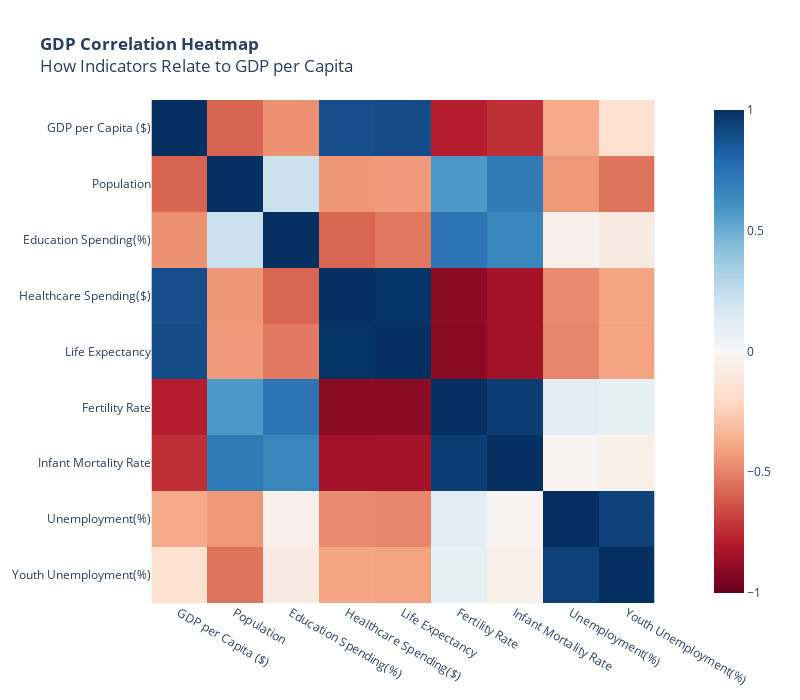

Here is the notebook cell this chart was saved with:
### Code cell
# Correlation Heatmap
filtered_df = df_clean.dropna(subset=reliable_columns)
filtered_df = filtered_df[(filtered_df[reliable_columns] > 0).all(axis=1)].copy()
corr_matrix = filtered_df[reliable_columns].corr()
heatmap = px.imshow(
    corr_matrix,
    x=corr_matrix.columns,
    y=corr_matrix.columns,
    color_continuous_scale='RdBu',
    zmin=-1,
    zmax=1,
    title="<b>GDP Correlation Heatmap</b><br>How Indicators Relate to GDP per Capita"
)
heatmap.update_layout(width=800, height=700)
heatmap.show()

### Figure 1 — Plotly figure (JSON) as saved in the notebook; plotly's stock layout.template omitted (floating-point values rounded to 4 significant figures)
{"data": [{"coloraxis": "coloraxis", "hovertemplate": "x: %{x}<br>y: %{y}<br>color: %{z}<extra></extra>", "name": "0", "type": "heatmap", "x": ["GDP per Capita ($)", "Population", "Education Spending(%)", "Healthcare Spending($)", "Life Expectancy", "Fertility Rate", "Infant Mortality Rate", "Unemployment(%)", "Youth Unemployment(%)"], "xaxis": "x", "y": ["GDP per Capita ($)", "Population", "Education Spending(%)", "Healthcare Spending($)", "Life Expectancy", "Fertility Rate", "Infant Mortality Rate", "Unemployment(%)", "Youth Unemployment(%)"], "yaxis": "y", "z": [[1.0, -0.5859, -0.4553, 0.8881, 0.8948, -0.7833, -0.7349, -0.3792, -0.1611], [-0.5859, 1.0, 0.2187, -0.4399, -0.4319, 0.5723, 0.709, -0.4376, -0.5422], [-0.4553, 0.2187, 1.0, -0.5835, -0.5285, 0.7322, 0.6574, -0.05375, -0.08694], [0.8881, -0.4399, -0.5835, 1.0, 0.9851, -0.8985, -0.8384, -0.474, -0.3972], [0.8948, -0.4319, -0.5285, 0.9851, 1.0, -0.9053, -0.8388, -0.4886, -0.4058], [-0.7833, 0.5723, 0.7322, -0.8985, -0.9053, 1.0, 0.9519, 0.1144, 0.08231], [-0.7349, 0.709, 0.6574, -0.8384, -0.8388, 0.9519, 1.0, -0.02601, -0.05216], [-0.3792, -0.4376, -0.05375, -0.474, -0.4886, 0.1144, -0.02601, 1.0, 0.9365], [-0.1611, -0.5422, -0.08694, -0.3972, -0.4058, 0.08231, -0.05216, 0.9365, 1.0]]}], "layout": {"coloraxis": {"cmax": 1, "cmin": -1, "colorscale": [[0, "rgb(103,0,31)"], [0.1, "rgb(178,24,43)"], [0.2, "rgb(214,96,77)"], [0.3, "rgb(244,165,130)"], [0.4, "rgb(253,219,199)"], [0.5, "rgb(247,247,247)"], [0.6, "rgb(209,229,240)"], [0.7, "rgb(146,197,222)"], [0.8, "rgb(67,147,195)"], [0.9, "rgb(33,102,172)"], [1, "rgb(5,48,97)"]]}, "height": 700, "title": {"text": "<b>GDP Correlation Heatmap</b><br>How Indicators Relate to GDP per Capita"}, "width": 800, "xaxis": {"anchor": "y", "constrain": "domain", "domain": [0, 1], "scaleanchor": "y"}, "yaxis": {"anchor": "x", "autorange": "reversed", "constrain": "domain", "domain": [0, 1]}}}
